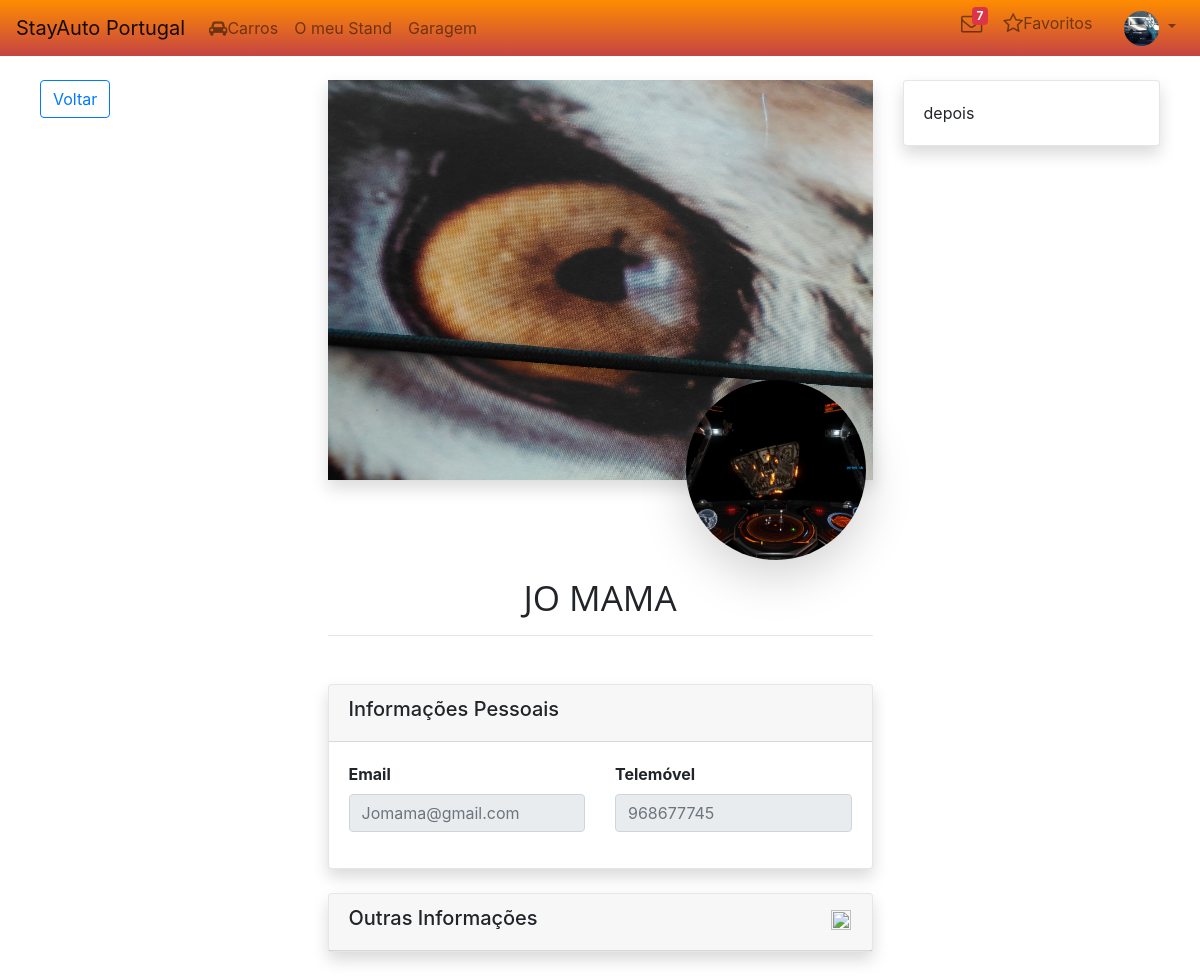
Before: /User/Profile.php?id=6 (signed in) with the older database file.
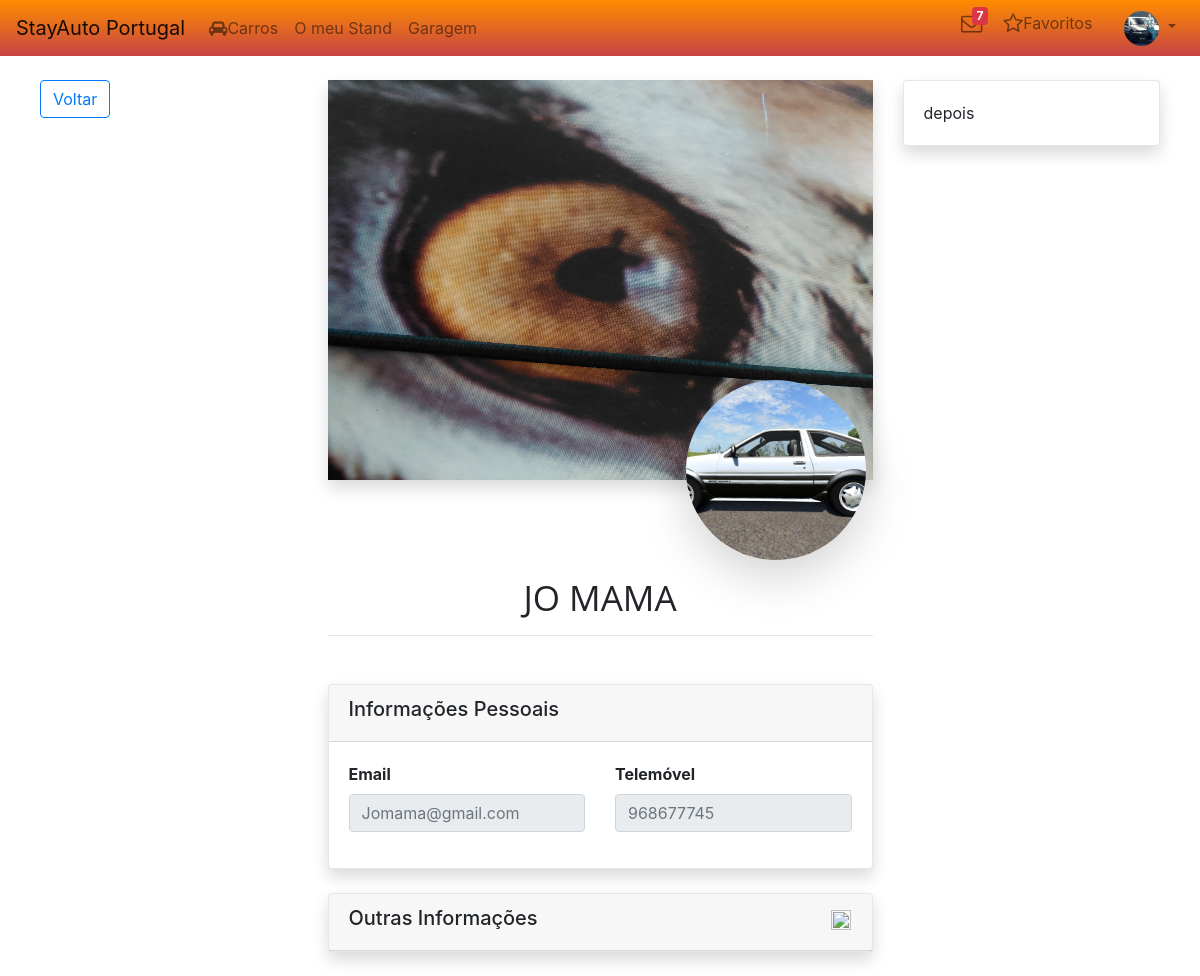
After: the same page with the newer database file.
### tables this page shows
CREATE TABLE `users` (
  `User_Id` int(11) NOT NULL,
  `Name` varchar(50) NOT NULL,
  `Email` varchar(90) NOT NULL,
  `Phone` varchar(10) NOT NULL,
  `Profile` int(11) NOT NULL,
  `Password` varchar(64) NOT NULL,
  `Banner` varchar(100) DEFAULT NULL,
  `Badge` varchar(100) DEFAULT NULL,
  `createdAccount` datetime NOT NULL DEFAULT CURRENT_TIMESTAMP,
  `updateAccount` datetime DEFAULT NULL ON UPDATE CURRENT_TIMESTAMP
);

### assets/user_info.php (called while the page is built, shortened)
<?php
function returnUser($id, $con)
{
    if (isset($id)) {
        $sql = "SELECT * FROM Users WHERE User_Id = '$id'";
        $Result = $con->query($sql);
        if ($Result->num_rows == 1) {
            if ($row = $Result->fetch_array()) {
                return $row;
            }
        } else {
            return null;
        }
    } else {
        return null;
    }
}

### User/Profile.php (the view, shortened to what this page needs)
<?php
include("../assets/user_info.php");
include("../Public/Config.php");
$imgbanner = $imgbadge = "";
$data = null;
if ($_SERVER["REQUEST_METHOD"] == "GET") {
    if (isset($_GET['id'])) {
        $id = $_GET['id'];
        $data = returnUser($id, $con);
        if ($data["Banner"] != null) {
            $imgbanner = "../Public/Images/User_Banners/" . $data["User_Id"] . "/" . $data["Banner"];
        } else {
            $imgbanner = "../Public/Images/User_Banners/defult_user_banner.jpg";
        }
        if ($data["Badge"] != null) {
            $imgbadge = "../Public/Images/User_Badge/" . $data["User_Id"] . "/" . $data["Badge"];
        } else {
            $imgbadge = "../Public/Images/User_Badge/default_user_badge.jpg";
        }
    }
}
include("../layout/header.php");
include("../layout/menu.php");
?>
<div class="container-fluid">
    <div class="row">
        <div class="col-md-3">
            <a class="btn btn-outline-primary mt-4" href="<?phP echo ROOT_PATH ?>User_Admin/Index_Users.php" id="BTN_Back" style="display:none;">Voltar</a>
        </div>
        <div class="col-md-6">
            <div class="div-overlay-profile-banner mt-4">
                <img class="text-center Img_Banner shadow" src="<?php echo $imgbanner ?>" />
            </div>
            <div class="div-overlay-profile-badge">
                <img class="rounded-circle Img_Profile shadow-lg" src="<?php echo $imgbadge ?>" />
            </div>
            <div class="text-center mb-5">
                <h1 class="Header"><?php echo $data["Name"] ?></h1>
                <hr style="width: 100%;" />
            </div>
            <div class="card shadow mb-4">
                <div class="card-header">
                    <div class="row">
                        <div class="col-md-8 col-sm-7">
                            <h5>Informações Pessoais</h5>
                        </div>
                        <div class="col-md-3 col-sm-3">
                        </div>
                        <div class="col-md-1 col-sm-2">
                        </div>
                    </div>
                </div>
                <div class="card-body">
                    <div class="row">
                        <div class="col-md col-sm">
                            <div class="form-group">
                                <label for="email"><strong>Email</strong></label>
                                <input class="form-control" type="email" placeholder="<?php echo $data["Email"] ?>" name="email" disabled id="IE">
                            </div>
                        </div>
                        <div class="col-md col-sm">
                            <div class="form-group">
                                <label for="phone"><strong>Telemóvel</strong></label>
                                <input class="form-control" type="tel" placeholder="<?php echo $data["Phone"] ?>" name="phone" disabled id="IP">
                            </div>
                        </div>
                    </div>
                </div>
            </div>
            <div class="card shadow mb-4">
                <div class="card-header">
                    <div class="row">
                        <div class="col-md-10 col-sm-10">
                            <h5>Outras Informações</h5>
                        </div>
                        <div class="col-md-2 col-sm-2 text-right">
                            <a type="button" onclick="MoreInfo()"><img src="<?php echo ROOT_PATH ?>Icons/arrows-Expand.svg" style="width: 20px; height: 20px" id="IMG_CBMI"></a>
                        </div>
                    </div>
                </div>
            </div>
        </div>
        <div class="col-md-3">
            <div class="card shadow mt-4">
                <div class="card-body">
                    depois
                </div>
            </div>
        </div>
    </div>
</div>
<?php include("../layout/footer.php") ?>

### layout/header.php (shortened to what this page needs)
<!DOCTYPE html>
<html lang="pt-PT">
<head>
    <link rel="stylesheet" href="<?php echo ROOT_PATH; ?>bootstrap/css/bootstrap.min.css">
    <link rel="stylesheet" href="<?php echo ROOT_PATH; ?>font-awesome/css/font-awesome.min.css">
</head>
<body>

### layout/menu.php (shortened to what this page needs)
<?php
if(isset($_SESSION['Id'])){
    $row = returnUser($_SESSION['Id'],$con);
    if ($row['Badge'] != null) {
        $badge = ROOT_PATH . "Public/Images/User_Badge/" . $row["User_Id"] . "/" . $row["Badge"];
    } else {
        $badge = ROOT_PATH . "Public/Images/User_Badge/default_user_badge.jpg";
    }
}
?>
<nav class="navbar navbar-expand-lg navbar-light gradient-color">
    <a class="navbar-brand" href="<?= ROOT_PATH ?>index.php">StayAuto Portugal</a>
    <div class="collapse navbar-collapse" id="navbarSupportedContent">
        <ul class="navbar-nav mr-auto">
            <li class="nav-item">
                <a href="Car_Search.php" class="nav-link"><i class="fa fa-car"></i>Carros</a>
            </li>
            <?php
            if (isset($_SESSION['Profile']) && $_SESSION['Profile'] == '0') {
                echo '<li class="nav-item">
                        <a href="' . ROOT_PATH . 'User_Admin/Admin_Dashboard.php" class="nav-link">Dashbord</a>
                      </li>';
                echo '<li class="nav-item dropdown">
                        <a class="nav-link dropdown-toggle" id="navbarDropdown" role="button" data-toggle="dropdown" aria-haspopup="true" aria-expanded="false">
                            Gestão
                        </a>
                        <div class="dropdown-menu dropdown-menu-left" aria-labelledby="navbarDropdown">
                            <a class="dropdown-item" href="' . ROOT_PATH . 'User_Admin/Index_Users.php">Utilizadores</a>
                            <a class="dropdown-item text-danger" href="' . ROOT_PATH . 'User_Admin/Index_Ban.php">Denuncias</a>
                        </div>
                    </li>';
            } else if (isset($_SESSION['Profile']) && $_SESSION['Profile'] == '2') {
                echo '<li class="nav-item">
                        <a href="' . ROOT_PATH . 'User_Stand/Stand_Dashboard.php" class="nav-link">O meu Stand</a>
                    </li>';
                echo '<li class="nav-item">
                        <a href="' . ROOT_PATH . 'User_Stand/Garage.php" class="nav-link">Garagem</a>
                    </li>';
            }
            ?>
        </ul>
        <ul class="navbar-nav ml-auto">
            <?php
            if (isset($_SESSION['Id']) || !empty($_SESSION['Id'])) {
                echo '<li class="nav-item">
                        <a class="nav-link no-padding" type="button">
                            <i class="fa fa-envelope-o fa-lg"></i>
                            <span class="badge badge-danger badge-counter message-badge">7</span>
                        </a>
                    </li>';
            }
            ?>
            <li class="nav-item mr-4">
                <a class="nav-link no-padding" type="button">
                    <i class="fa fa-star-o fa-lg"></i>Favoritos
                </a>
            </li>
            <?php
            if (!isset($_SESSION['Id']) || empty($_SESSION['Id'])) {
                echo '<a href="Login.php" class="nav-link" type="button" class="btn btn-primary"><i class="fa fa-sign-in"></i>Login</a>';
            } else {
                echo '<li class="nav-item dropdown">
                <a class="nav-link dropdown-toggle" id="navbarDropdown" role="button" data-toggle="dropdown" aria-haspopup="true" aria-expanded="false">
                    <img src="' . $badge . '" Class="rounded-circle text-center"/>
                </a>
                <div class="dropdown-menu dropdown-menu-right" aria-labelledby="navbarDropdown">
                    <a class="dropdown-item" href="' . ROOT_PATH . 'User/Profile.php">Perfil</a>
                    <div class="dropdown-divider"></div>
                    <a class="dropdown-item text-danger" href="' . ROOT_PATH . 'logout.php"><i class="fa fa-sign-out"></i>Logout</a>
                </div>
            </li>';
            }
            ?>
        </ul>
    </div>
</nav>

### layout/footer.php (shortened to what this page needs)
</body>
</html>

### layout/header.php (style rules this page uses)
.card { border: 1px groove #8c8e8c38; }
.container-fluid { padding-left: 40px; padding-right: 40px; }
.rounded-circle { object-fit: cover; Width: 35px; Height: 35px; }
.nav-link { padding: 0 0 0; }
.gradient-color { background-color: darkorange; background-image: linear-gradient(180deg, darkorange, #c54444); }
.Img_Banner { height: 400px; width: 100%; position: relative; }
.Img_Profile { width: 180px; height: 180px; }
.div-overlay-profile-banner { position: relative; }
.div-overlay-profile-badge { margin-top: -100px; left: 358px; margin-right: 716px; position: relative; }
.Header { padding-top: 17px; font-size: 35px; font-family: 'Open Sans', sans-serif; opacity: 1; filter: blur(0px) brightness(100%) contrast(100%) grayscale(0%) hue-rotate(0deg) invert(0%); }
.no-padding { padding: 0px 0px 0px !important; }
.message-badge { position: relative; right: 15px; bottom: 9px; }

Changed rows visible on the page:
changed users "JO MAMA": User_Id+Badge: a different picture
